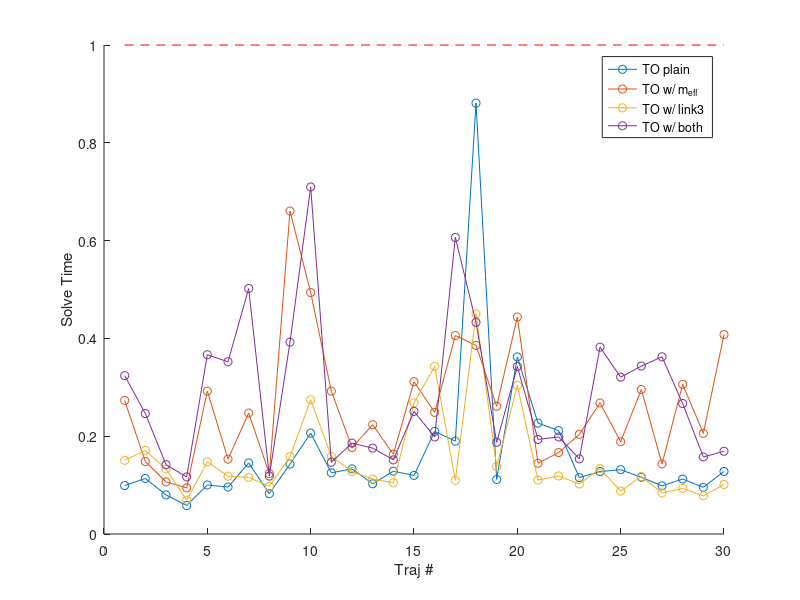
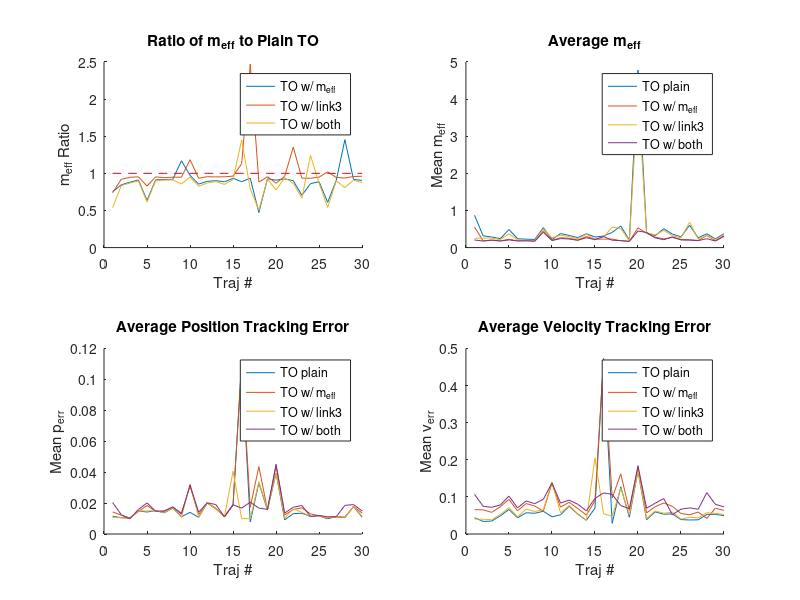

These charts were generated, in order, by the following MATLAB code:
% plotting interesting quantities across all trajectories

% Andrew SaLoutos
% 4/19/2021

% make sure functions are on path
addpath(genpath('arm_functions'))
addpath(genpath('block_functions'))

% import trajectory data
clear all

% load data
% load('multi_traj_data_linear.mat');
load('multi_traj_data_sinusoid.mat');

% each should contain TO_data_plain, TO_data_meff, TO_data_link3, and
% TO_data_meff_link3

% define arm parameters
m1 = 1;                 m2 = 1;
m3 = 0.5;               m_motor = 0.5;
I1 = 0.02;              I2 = 0.02;
I3 = 0.01;              I_motor = 0.000625; % assuming radius r=0.05m
Ir = 6.25e-6;           N = 6;
l_O_m1 = 0.25;          l_A_m2 = 0.25;
l_B_m3 = 0.25;          l_OA = 0.5;
l_AB = 0.5;             l_BC = 0.5;
g = 9.81; % do I want gravity to start?
% arrange in vector
p   = [m1 m2 m3 m_motor I1 I2 I3 I_motor Ir N l_O_m1 l_A_m2 l_B_m3 l_OA l_AB l_BC g]';


% iterate through each trajectory and compile quantities
N = size(TO_data_plain,2);

% quantities of interest?
solve_times = zeros(4,N);
avg_p_error = zeros(4,N);
avg_v_error = zeros(4,N);
avg_meff = zeros(4,N);

for ii=1:4 % for each cost function
    
    if (ii==1)
        TO_data = TO_data_plain;
    elseif (ii==2)
        TO_data = TO_data_meff;
    elseif (ii==3)
        TO_data = TO_data_link3;
    elseif (ii==4)
        TO_data = TO_data_meff_link3;
    end    
    
    for jj=1:N % for each trajectory
        
       solve_times(ii,jj) = TO_data(jj).solve_time;
       
       p_error = TO_data(jj).data.p(3,:);
       avg_p_error(ii,jj) = mean(p_error);
        
       v_error = TO_data(jj).data.v(3,:);
       avg_v_error(ii,jj) = mean(v_error);
       
       meff = TO_data(jj).data.meff(1,2:end); % first meff calc is garbage
       avg_meff(ii,jj) = mean(meff);
       
       % TODO: calculate effective momentum as well?
       
    end    
end

% calculate ratios for effective mass? each cost function over the plain TO
% can use avg(meff1)/avg(meff2) or avg( meff1[i]/meff2[i] )
% these two won't be equal

meff_ratios = zeros(3,N);

for ii=1:N
    % get meff of each cost function
    meff_base = TO_data_plain(ii).data.meff(1,2:end);
    meff_m = TO_data_meff(ii).data.meff(1,2:end);
    meff_l3 = TO_data_link3(ii).data.meff(1,2:end);
    meff_m_l3 = TO_data_meff_link3(ii).data.meff(1,2:end);
    % ratio at each 
    ratio_m = meff_m./meff_base;
    ratio_l3 = meff_l3./meff_base;
    ratio_m_l3 = meff_m_l3./meff_base;
    % save data
    meff_ratios(:,ii) = [mean(ratio_m); mean(ratio_l3); mean(ratio_m_l3)];
end


% plot quantities
figure(3); clf; hold on;
plot(solve_times(1,:),'o-'); plot(solve_times(2,:),'o-');
plot(solve_times(3,:),'o-'); plot(solve_times(4,:),'o-');
plot(ones(1,N),'r--');
xlabel('Traj #'); ylabel('Solve Time');
legend('TO plain', 'TO w/ m_{eff}', 'TO w/ link3', 'TO w/ both');

figure(4); clf;
subplot(2,2,1); hold on;
plot(meff_ratios(1,:));
plot(meff_ratios(2,:));
plot(meff_ratios(3,:));
plot(ones(1,N),'r--');
xlabel('Traj #'); ylabel('m_{eff} Ratio');
legend('TO w/ m_{eff}', 'TO w/ link3', 'TO w/ both');
title('Ratio of m_{eff} to Plain TO');

subplot(2,2,2); hold on;
plot(avg_meff(1,:)); plot(avg_meff(2,:));
plot(avg_meff(3,:)); plot(avg_meff(4,:));
xlabel('Traj #'); ylabel('Mean m_{eff}'); 
legend('TO plain', 'TO w/ m_{eff}', 'TO w/ link3', 'TO w/ both');
title('Average m_{eff}');

subplot(2,2,3); hold on;
plot(avg_p_error(1,:)); plot(avg_p_error(2,:));
plot(avg_p_error(3,:)); plot(avg_p_error(4,:));
xlabel('Traj #'); ylabel('Mean p_{err}'); 
legend('TO plain', 'TO w/ m_{eff}', 'TO w/ link3', 'TO w/ both');
title('Average Position Tracking Error');

subplot(2,2,4); hold on;
plot(avg_v_error(1,:)); plot(avg_v_error(2,:));
plot(avg_v_error(3,:)); plot(avg_v_error(4,:));
xlabel('Traj #'); ylabel('Mean v_{err}'); 
legend('TO plain', 'TO w/ m_{eff}', 'TO w/ link3', 'TO w/ both');
title('Average Velocity Tracking Error');
